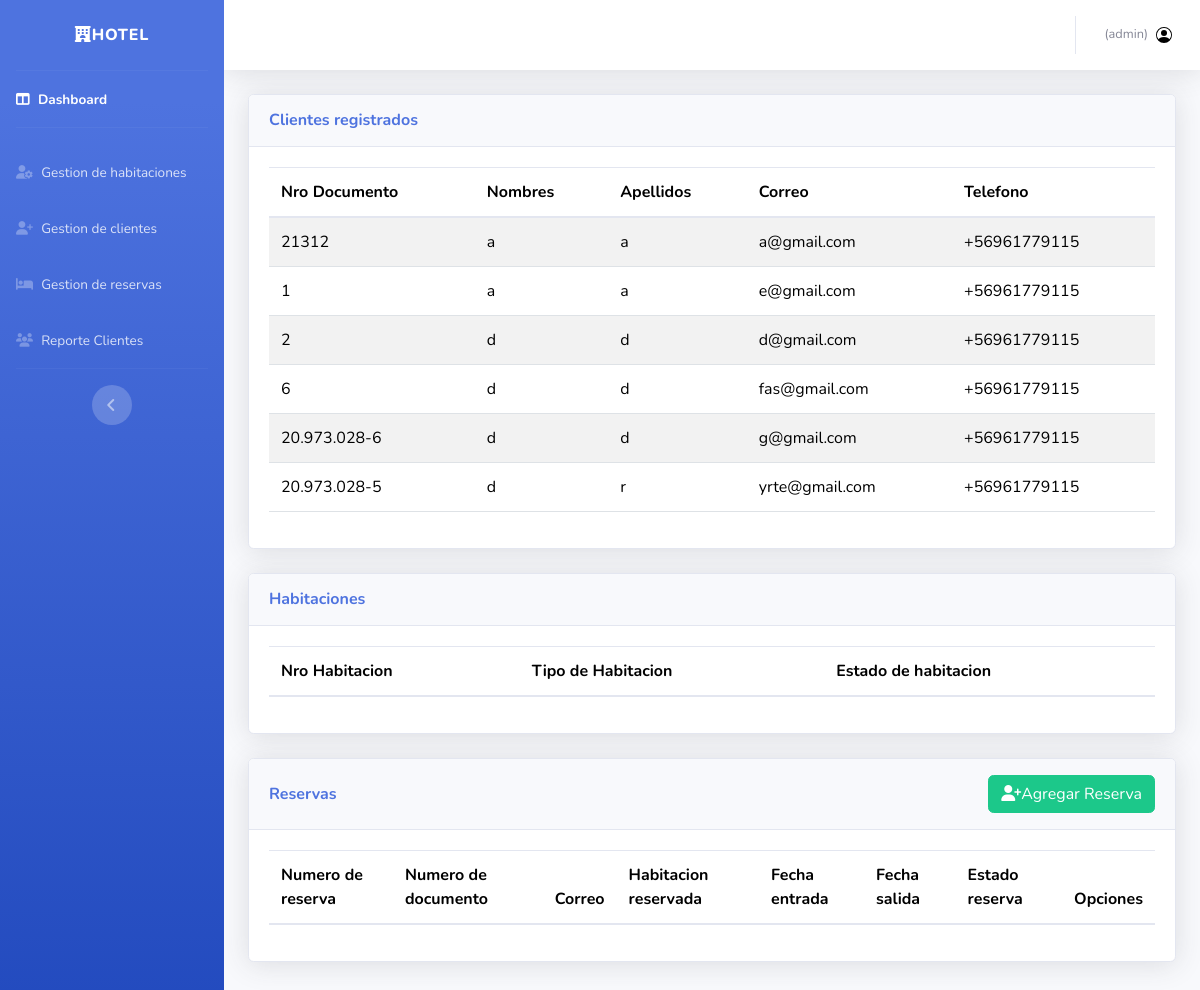
Page /Hotel/reserva/ (signed in) on the earlier database version.
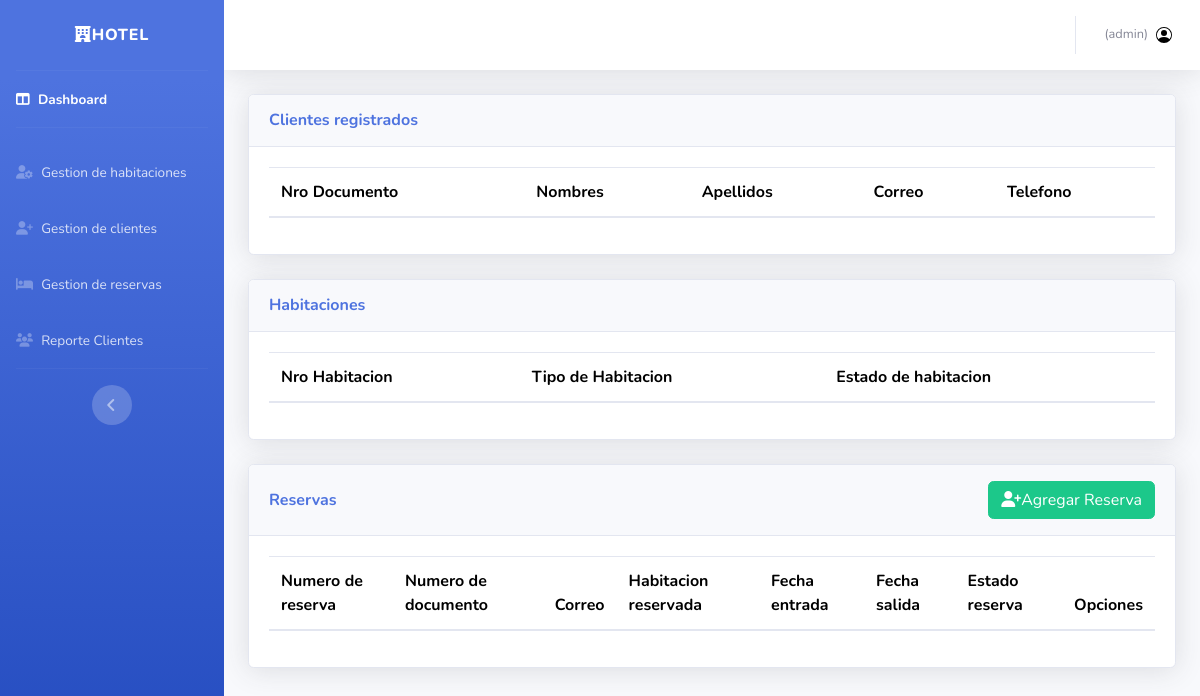
Same page on the later database version.
### Hotel/models.py (models this page shows, shortened)
class Client(models.Model):
    TIPO_DOCUMENTO = [
        ('DNI', 'DNI'),
        ('PASAPORTE', 'Pasaporte'),
        ('RUT', 'RUT'),
    ]
    numero_documento = models.CharField(max_length=20, unique=True, primary_key=True, verbose_name="Número de Documento")
    tipo_documento = models.CharField(max_length=20, choices=TIPO_DOCUMENTO, verbose_name="Tipo de Documento")
    nombre = models.CharField(max_length=50, verbose_name="Nombre")
    apellido = models.CharField(max_length=50, verbose_name="Apellido")
    telefono = models.CharField(max_length=9,blank=True, null=True, verbose_name="Teléfono")
    correo = models.EmailField(unique=True, verbose_name="Correo Electrónico")
    created_at = models.DateTimeField(auto_now_add=True, verbose_name="Fecha de Creación")
    updated_at = models.DateTimeField(auto_now=True, verbose_name="Fecha de Última Actualización")
    encargado = models.ForeignKey(TipoUsuario,null=True,blank=True,on_delete=models.RESTRICT)

### Hotel/views.py (the view)
# urls.py: path('reserva/',BookingView.as_view(),name='reserva'),
class BookingView(LoginRequiredMixin,ListView):
    model = Reserva
    template_name = 'Hotel/reserva.html'
    context_object_name = 'reservas'
    def get_context_data(self, **kwargs):
        context = super().get_context_data(**kwargs)
        context['rooms'] = Habitacion.objects.all()
        context['clients'] = Client.objects.all()
        context['form'] = ReservaForm()
        for reserva in context['reservas']:
            rut = ''.join([c for c in reserva.cliente.numero_documento if c.isdigit()])
            if len(rut) == 9:
                reserva.cliente.formatted_numero_documento = f'{rut[:2]}.{rut[2:5]}.{rut[5:8]}-{rut[8]}'
            else:
                reserva.cliente.formatted_numero_documento = reserva.cliente.numero_documento
        for cliente in context['clients']:
            rut = ''.join([c for c in cliente.numero_documento if c.isdigit()])  # Corrected line
            if len(rut) == 9:
                cliente.formatted_numero_documento = f'{rut[:2]}.{rut[2:5]}.{rut[5:8]}-{rut[8]}'
            else:
                cliente.formatted_numero_documento = cliente.numero_documento
        return context

### Hotel/context_processors.py (called while the page is built)
def user_info(request):
    if request.user.is_authenticated:
        user_profile = TipoUsuario.objects.filter(username=request.user.username).first()
        return {
            'user_name': request.user.username,
            'user': user_profile
        }
    return {}

### Hotel/templates/Hotel/reserva.html (shortened to what this page needs)
{% extends 'Hotel/base.html' %}
{% load static %}
{% block extra_styles %}
<link href="{%  static 'css/adicional.css' %}" rel="stylesheet" type="text/css">
{% endblock %}
{% block content %}
<div class="container-fluid">
    <div class="content">
        <div class="card shadow mb-4">
            <div class="card-header py-3">
                <h6 class="m-0 font-weight-bold text-primary">Clientes registrados</h6>
            </div>
            <div class="card-body">
                <div class="table-responsive">
                    <table id="ticket-table" class="table table-striped">
                        <thead>
                            <tr>
                                <th>Nro Documento</th>
                                <th>Nombres</th>
                                <th>Apellidos</th>
                                <th>Correo</th>
                                <th>Telefono</th>
                            </tr>
                        </thead>
                        <tbody>
                            {%for c in clients%}
                            <tr>
                                <td>{{c.formatted_numero_documento}}</td>
                                <td>{{c.nombre}}</td>
                                <td>{{c.apellido}}</td>
                                <td>{{c.correo}}</td>
                                <td>+56{{c.telefono}}</td>
                            </tr>
                            {%endfor%}
                        </tbody>
                    </table>
                </div>
            </div>
        </div>
        <div class="card shadow mb-4">
            <div class="card-header py-3">
                <h6 class="m-0 font-weight-bold text-primary">Habitaciones</h6>
            </div>
            <div class="card-body">
                <div class="table-responsive">
                    <table id="habitaciones-table" class="table table-striped">
                        <thead>
                            <tr>
                                <th>Nro Habitacion</th>
                                <th>Tipo de Habitacion</th>
                                <th>Estado de habitacion</th>
                            </tr>
                        </thead>
                    </table>
                </div>
            </div>
        </div>
        <div class="card shadow mb-4">
            <div class="card-header py-3 d-flex justify-content-between align-items-center">
                <h6 class="m-0 font-weight-bold text-primary">Reservas</h6>
                <a class="btn btn-success botones " data-bs-toggle="modal" data-bs-target="#staticBackdrop"><i class="fa-solid fa-user-plus"></i>Agregar Reserva</a>
            </div>
            <div class="card-body">
                <div class="table-responsive">
                    <table id="ticket-table-rev" class="table table-striped">
                        <thead>
                            <tr>
                                <th>Numero de reserva</th>
                                <th>Numero de documento</th>
                                <th>Correo</th>
                                <th>Habitacion reservada</th>
                                <th>Fecha entrada</th>
                                <th>Fecha salida</th>
                                <th>Estado reserva</th>
                                <th>Opciones</th>
                            </tr>
                        </thead>
                    </table>
                </div>
            </div>
        </div>
    </div>
</div>
</div>
</div>
</div>
{% endblock %}

Differences in the rows shown:
removed Client: formatted_numero_documento "21312", nombre "a", apellido "a", correo "a@gmail.com", telefono "961779115"
removed Client: formatted_numero_documento "1", nombre "a", apellido "a", correo "e@gmail.com", telefono "961779115"
removed Client: formatted_numero_documento "2", nombre "d", apellido "d", correo "d@gmail.com", telefono "961779115"
removed Client: formatted_numero_documento "6", nombre "d", apellido "d", correo "fas@gmail.com", telefono "961779115"
removed Client: formatted_numero_documento "20.973.028-6", nombre "d", apellido "d", correo "g@gmail.com", telefono "961779115"
removed Client: formatted_numero_documento "20.973.028-5", nombre "d", apellido "r", correo "yrte@gmail.com", telefono "961779115"
